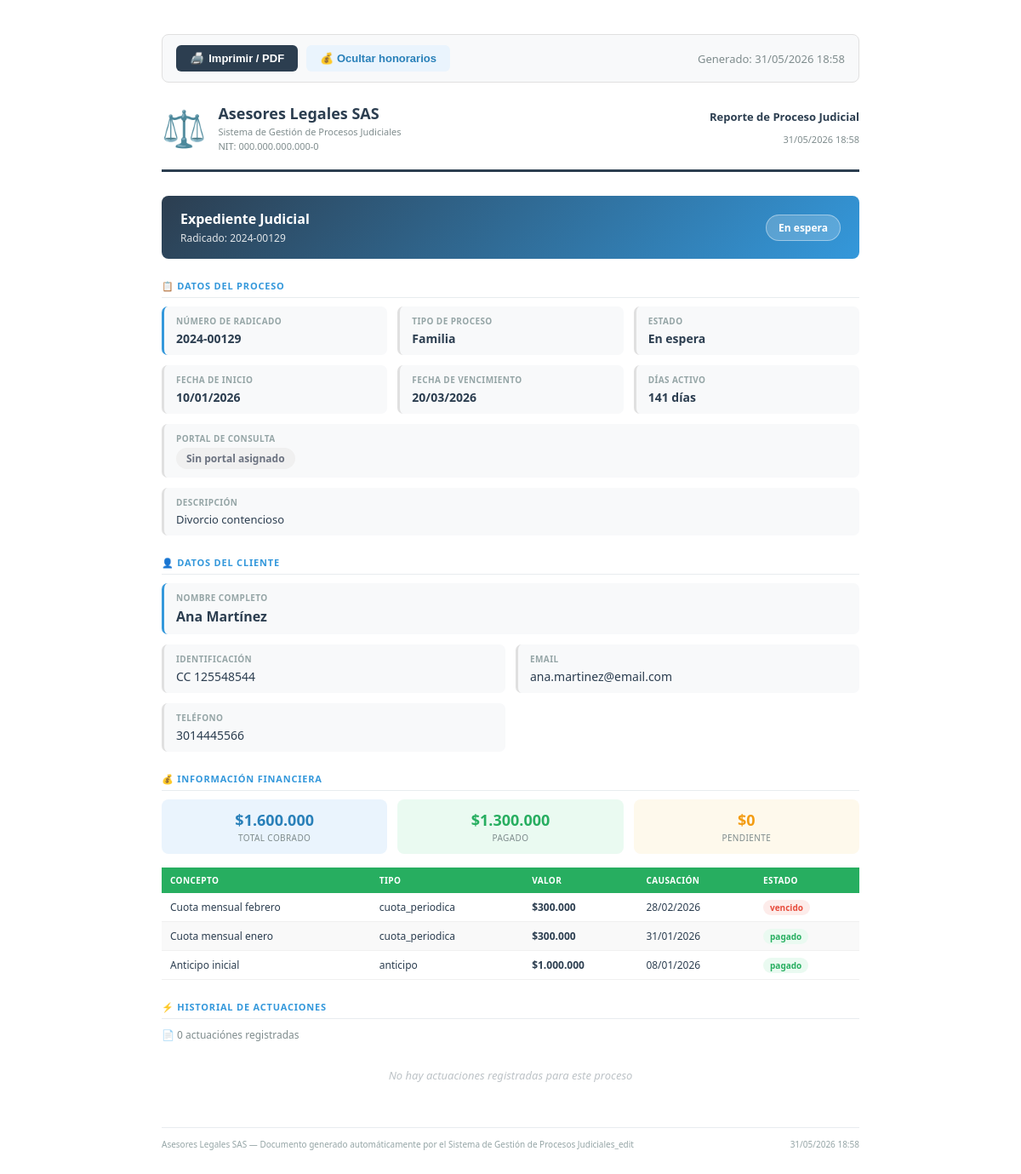
The page /backend/reportes/reporte_proceso.php?id=4 on the database as committed earlier.
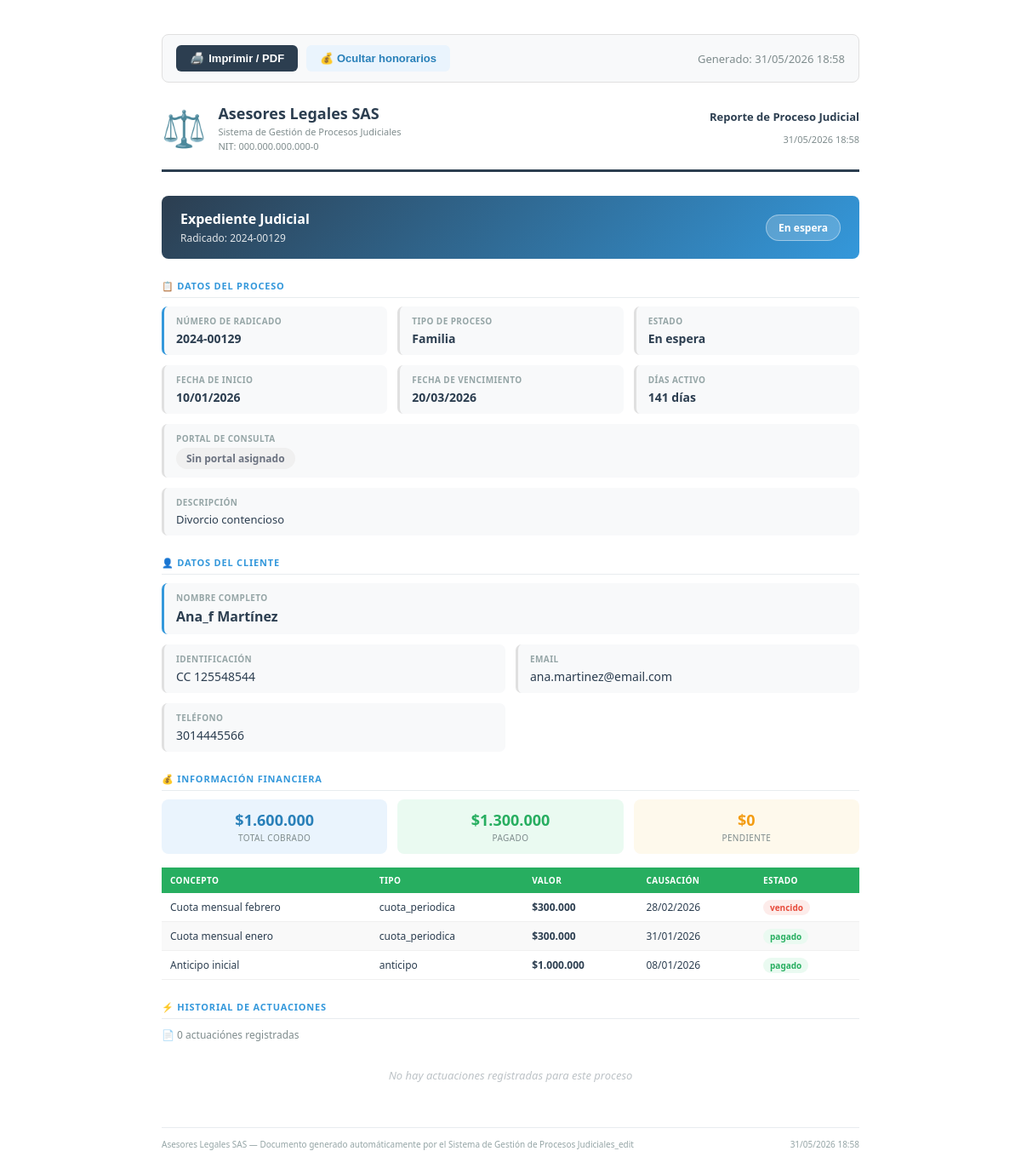
The same page on the database as committed later.
### tables this page shows
CREATE TABLE `procesos` (
  `id` int(11) NOT NULL,
  `cliente_id` int(11) NOT NULL,
  `tipo_proceso_id` int(11) DEFAULT NULL,
  `estado_proceso_id` int(11) DEFAULT NULL,
  `numero_radicado` varchar(50) NOT NULL,
  `tipo_proceso` varchar(50) DEFAULT NULL,
  `descripcion` text DEFAULT NULL,
  `estado` varchar(50) DEFAULT 'Activo',
  `fecha_inicio` date DEFAULT NULL,
  `fecha_vencimiento` date DEFAULT NULL,
  `sincronizar_api` tinyint(4) DEFAULT 0,
  `fuente_consulta` varchar(20) NOT NULL DEFAULT 'rama' COMMENT 'rama | samai | penal | tyba | ninguna',
  `departamento_id` int(11) DEFAULT NULL,
  `municipio_id` int(11) DEFAULT NULL,
  `despacho_id` int(11) DEFAULT NULL,
  `entidad_id` int(11) DEFAULT NULL,
  `created_at` timestamp NOT NULL DEFAULT current_timestamp(),
  `usuario_creacion` int(11) DEFAULT NULL,
  `usuario_modificacion` int(11) DEFAULT NULL,
  `fecha_modificacion` timestamp NULL DEFAULT NULL,
  `es_privado` tinyint(1) DEFAULT 0
);

CREATE TABLE `estados_proceso` (
  `id` int(11) NOT NULL,
  `nombre` varchar(50) NOT NULL,
  `color` varchar(20) DEFAULT '#3498db',
  `activo` tinyint(4) DEFAULT 1,
  `created_at` timestamp NOT NULL DEFAULT current_timestamp(),
  `usuario_creacion` int(11) DEFAULT NULL,
  `usuario_modificacion` int(11) DEFAULT NULL,
  `fecha_modificacion` timestamp NULL DEFAULT NULL
);

CREATE TABLE `tipos_proceso` (
  `id` int(11) NOT NULL,
  `nombre` varchar(100) NOT NULL,
  `descripcion` text DEFAULT NULL,
  `activo` tinyint(4) DEFAULT 1,
  `created_at` timestamp NOT NULL DEFAULT current_timestamp(),
  `usuario_creacion` int(11) DEFAULT NULL,
  `usuario_modificacion` int(11) DEFAULT NULL,
  `fecha_modificacion` timestamp NULL DEFAULT NULL
);

CREATE TABLE `clientes` (
  `id` int(11) NOT NULL,
  `nombre` varchar(100) NOT NULL,
  `apellido` varchar(100) NOT NULL,
  `tipo_identificacion` varchar(10) DEFAULT NULL,
  `numero_identificacion` varchar(30) DEFAULT NULL,
  `email` varchar(100) DEFAULT NULL,
  `telefono` varchar(20) DEFAULT NULL,
  `direccion` text DEFAULT NULL,
  `created_at` timestamp NOT NULL DEFAULT current_timestamp(),
  `usuario_creacion` int(11) DEFAULT NULL,
  `usuario_modificacion` int(11) DEFAULT NULL,
  `fecha_modificacion` timestamp NULL DEFAULT NULL
);

CREATE TABLE `honorarios` (
  `id` int(11) NOT NULL,
  `proceso_id` int(11) NOT NULL,
  `concepto` varchar(255) NOT NULL,
  `tipo` enum('cuota_periodica','honorario_exito','pago_puntual','anticipo','gasto_reembolsable') NOT NULL DEFAULT 'pago_puntual',
  `valor` decimal(15,2) NOT NULL DEFAULT 0.00,
  `fecha_causacion` date NOT NULL,
  `fecha_pago` date DEFAULT NULL,
  `estado` enum('pendiente','pagado','vencido') NOT NULL DEFAULT 'pendiente',
  `observaciones` text DEFAULT NULL,
  `created_at` timestamp NOT NULL DEFAULT current_timestamp(),
  `updated_at` timestamp NULL DEFAULT NULL ON UPDATE current_timestamp()
);

### backend/models/Configuracion.php (called while the page is built, shortened)
<?php
require_once __DIR__ . '/../config/database.php';
class Configuracion {
    private $conn;
    private $table = 'configuracion';
    public function __construct() {
        $database   = new Database();
        $this->conn = $database->getConnection();
    }
    public function getAll() {
        $stmt = $this->conn->prepare("SELECT clave, valor, descripcion FROM {$this->table} ORDER BY id");
        $stmt->execute();
        return $stmt->fetchAll(PDO::FETCH_ASSOC);
    }
    public function getMap() {
        $rows = $this->getAll();
        $map  = [];
        foreach ($rows as $row) {
            $map[$row['clave']] = $row['valor'];
        }
        return $map;
    }
}
?>

### backend/config/database.php (called while the page is built, shortened)
<?php
class Database {
    private $host = "localhost";
    private $db_name = "oficina_juridica";
    private $username = "root";
    private $password = "";
    public function getConnection() {
        $this->conn = null;
        try {
            $this->conn = new PDO("mysql:host=" . $this->host . ";dbname=" . $this->db_name, $this->username, $this->password);
            $this->conn->setAttribute(PDO::ATTR_ERRMODE, PDO::ERRMODE_EXCEPTION);
        } catch(PDOException $e) {
            echo "Error: " . $e->getMessage();
        }
        return $this->conn;
    }
}
?>

### backend/models/Proceso.php (called while the page is built, shortened)
<?php
require_once __DIR__ . '/../config/database.php';
class Proceso {
    private $conn;
    private $table = 'procesos';
    public function __construct() {
        $database = new Database();
        $this->conn = $database->getConnection();
    }
    public function getById($id) {
        $query = "SELECT p.*,
                c.nombre, c.apellido,
                tp.nombre as tipo_proceso_nombre,
                ep.nombre as estado_proceso_nombre,
                ep.color as estado_color,
                p.sincronizar_api,
                COALESCE(p.es_privado, 0) as es_privado,
                COALESCE(p.fuente_consulta, 'ninguna') as fuente_consulta,
                p.departamento_id, p.municipio_id, p.despacho_id, p.entidad_id,
                dep.nombre as departamento_nombre, mun.nombre as municipio_nombre,
                des.nombre as despacho_nombre, ent.nombre as entidad_nombre
                FROM " . $this->table . " p
                JOIN clientes c ON p.cliente_id = c.id
                LEFT JOIN tipos_proceso tp ON p.tipo_proceso_id = tp.id
                LEFT JOIN estados_proceso ep ON p.estado_proceso_id = ep.id
                LEFT JOIN departamentos dep ON p.departamento_id = dep.id
                LEFT JOIN municipios mun     ON p.municipio_id    = mun.id
                LEFT JOIN despachos des      ON p.despacho_id     = des.id
                LEFT JOIN entidades ent      ON p.entidad_id      = ent.id
                WHERE p.id = :id";
        $stmt = $this->conn->prepare($query);
        $stmt->bindParam(':id', $id);
        $stmt->execute();
        return $stmt->fetch(PDO::FETCH_ASSOC);
    }
}
?>

### backend/models/Honorario.php (called while the page is built, shortened)
<?php
require_once __DIR__ . '/../config/database.php';
class Honorario {
    private $conn;
    private $table = 'honorarios';
    public function __construct() {
        $database   = new Database();
        $this->conn = $database->getConnection();
    }
    public function getByProceso($proceso_id) {
        $query = "SELECT * FROM {$this->table}
                  WHERE proceso_id = :proceso_id
                  ORDER BY fecha_causacion DESC";
        $stmt = $this->conn->prepare($query);
        $stmt->bindParam(':proceso_id', $proceso_id);
        $stmt->execute();
        return $stmt->fetchAll(PDO::FETCH_ASSOC);
    }
}
?>

### backend/reportes/reporte_proceso.php (the view, shortened to what the rows shown need)
<?php
require_once __DIR__ . '/../config/database.php';
require_once __DIR__ . '/../models/Proceso.php';
require_once __DIR__ . '/../models/Actuacion.php';
require_once __DIR__ . '/../models/Honorario.php';
$id            = (int)($_GET['id'] ?? 0);
$mostrarHon    = isset($_GET['honorarios']) ? ($_GET['honorarios'] === '1') : true;
$procesoModel   = new Proceso();
$honorarioModel = new Honorario();
$proceso     = $procesoModel->getById($id);
require_once __DIR__ . '/../models/Configuracion.php';
$cfg = (new Configuracion())->getMap();
$nombreEmpresa = $cfg['nombre_empresa'] ?? 'Oficina Jurídica';
$honorarios       = $mostrarHon ? $honorarioModel->getByProceso($id) : [];
$db          = (new Database())->getConnection();
$stmtCli     = $db->prepare("SELECT * FROM clientes WHERE id = :id LIMIT 1");
$stmtCli->execute([':id' => $proceso['cliente_id']]);
$clienteData = $stmtCli->fetch(PDO::FETCH_ASSOC) ?: [];
function fmtCOP($v) { return '$' . number_format($v, 0, ',', '.'); }
?>
<!DOCTYPE html>
<html lang="es">
<head>
</head>
<body>
<div class="header">
    <div style="display:flex;align-items:center;gap:14px">
        <div class="logo-texto">
            <h1><?= htmlspecialchars($nombreEmpresa) ?></h1>
        </div>
    </div>
</div>
<div class="titulo-reporte">
    <div>
        <h2>Expediente Judicial</h2>
        <div class="radicado">Radicado: <?= htmlspecialchars($proceso['numero_radicado']) ?></div>
    </div>
    <div class="estado-badge"><?= htmlspecialchars($proceso['estado_proceso_nombre'] ?? 'Sin estado') ?></div>
</div>
<div class="seccion">
    <div class="datos-grid">
        <div class="dato-item destacado">
            <div class="dato-label">Número de Radicado</div>
            <div class="dato-valor"><?= htmlspecialchars($proceso['numero_radicado']) ?></div>
        </div>
        <div class="dato-item">
            <div class="dato-label">Tipo de Proceso</div>
            <div class="dato-valor"><?= htmlspecialchars($proceso['tipo_proceso_nombre'] ?? '—') ?></div>
        </div>
        <div class="dato-item">
            <div class="dato-label">Estado</div>
            <div class="dato-valor"><?= htmlspecialchars($proceso['estado_proceso_nombre'] ?? '—') ?></div>
        </div>
        <div class="dato-item">
            <div class="dato-label">Fecha de Inicio</div>
            <div class="dato-valor"><?= $proceso['fecha_inicio'] ? date('d/m/Y', strtotime($proceso['fecha_inicio'])) : '—' ?></div>
        </div>
        <div class="dato-item">
            <div class="dato-label">Fecha de Vencimiento</div>
            <div class="dato-valor"><?= $proceso['fecha_vencimiento'] ? date('d/m/Y', strtotime($proceso['fecha_vencimiento'])) : 'No definida' ?></div>
        </div>
        <div class="dato-item">
            <div class="dato-label">Días activo</div>
            <div class="dato-valor"><?php
                $inicio = new DateTime($proceso['fecha_inicio']);
                echo $inicio->diff(new DateTime())->days . ' días';
            ?></div>
        </div>
        <?php if ($proceso['descripcion']): ?>
        <div class="dato-item span3">
            <div class="dato-label">Descripción</div>
            <div class="dato-valor" style="font-weight:400;font-size:13px"><?= htmlspecialchars($proceso['descripcion']) ?></div>
        </div>
        <?php endif; ?>
    </div>
</div>
<div class="seccion">
    <div class="datos-grid dos-col">
        <div class="dato-item destacado span2">
            <div class="dato-label">Nombre Completo</div>
            <div class="dato-valor" style="font-size:16px"><?= htmlspecialchars($proceso['nombre'] . ' ' . $proceso['apellido']) ?></div>
        </div>
        <?php if (!empty($clienteData['tipo_identificacion'])): ?>
        <div class="dato-item">
            <div class="dato-label">Identificación</div>
            <div class="dato-valor" style="font-weight:400"><?= htmlspecialchars($clienteData['tipo_identificacion'] . ' ' . $clienteData['numero_identificacion']) ?></div>
        </div>
        <?php endif; ?>
        <?php if (!empty($clienteData['email'])): ?>
        <div class="dato-item">
            <div class="dato-label">Email</div>
            <div class="dato-valor" style="font-weight:400"><?= htmlspecialchars($clienteData['email']) ?></div>
        </div>
        <?php endif; ?>
        <?php if (!empty($clienteData['telefono'])): ?>
        <div class="dato-item">
            <div class="dato-label">Teléfono</div>
            <div class="dato-valor" style="font-weight:400"><?= htmlspecialchars($clienteData['telefono']) ?></div>
        </div>
        <?php endif; ?>
    </div>
</div>
<div id="seccionHonorarios" style="<?= $mostrarHon ? '' : 'display:none' ?>">
<div class="seccion">
    <?php if (!empty($honorarios)): ?>
    <table class="tabla-honorarios">
        <thead>
            <tr>
                <th>Concepto</th>
                <th>Tipo</th>
                <th>Valor</th>
                <th>Causación</th>
                <th>Estado</th>
            </tr>
        </thead>
        <tbody>
        <?php foreach ($honorarios as $h): ?>
            <tr>
                <td><?= htmlspecialchars($h['concepto']) ?>
                </td>
                <td><?= htmlspecialchars($h['tipo']) ?></td>
                <td style="font-weight:700"><?= fmtCOP($h['valor']) ?></td>
                <td><?= $h['fecha_causacion'] ? date('d/m/Y', strtotime($h['fecha_causacion'])) : '—' ?></td>
                <td><span class="badge-estado badge-<?= $h['estado'] ?>"><?= $h['estado'] ?></span></td>
            </tr>
        <?php endforeach; ?>
        </tbody>
    </table>
    <?php else: ?>
    <div class="sin-actuaciones">No hay cobros registrados</div>
    <?php endif; ?>
</div>
</div>
</body>
</html>

Rows that differ between the two databases and show on the page:
changed through a linked row, procesos "Divorcio contencioso": cliente.apellido "Ana Martínez" → "Ana_f Martínez"
